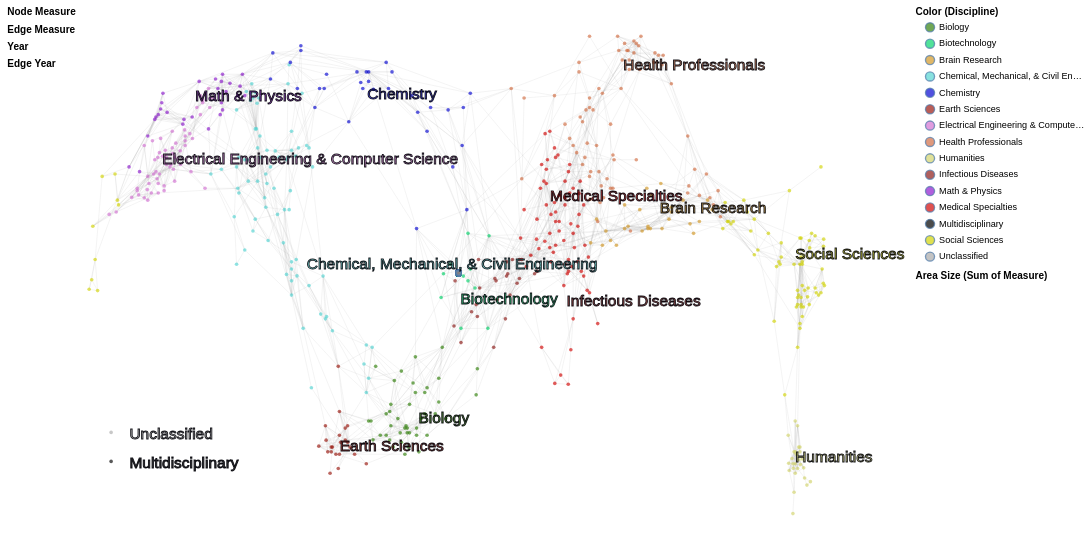

Vega-Lite specification for this chart:
### Vega-Lite specification from a JSON file in a GitHub repository (floating-point values rounded to 4 significant figures; data arrays with more than 128 entries replaced by an {"elided": "..."} marker saying what was removed)
{"$schema": "https://vega.github.io/schema/vega-lite/v4.json", "description": "The UCSD Map of Science visualization depicts a network of 554 subdiscipline nodes that are aggregated into 13 main disciplines of science. Each discipline has a distinct color and is labeled. Record sets (e.g., journal papers) are represented by circles centered at specific subdisciplines--matched based on journal names. The “Unclassified” and “Multidisciplinary” circles in the lower left represent all records that could not be matched and all records that were published in multidisciplinary journals such as Science, Nature, etc., respectively. Circle area is proportional to the number of papers, and the minimum and maximum values are given in the legend. Circle tooltips reveal the names of subdiscipline nodes.", "autosize": {"type": "fit", "resize": true, "contains": "padding"}, "padding": 8, "width": 1200, "height": 600, "config": {"view": {"strokeOpacity": 0}}, "resolve": {"scale": {"opacity": "independent", "size": "independent"}}, "layer": [{"mark": "text", "data": {"name": "nodes"}, "selection": {"measure": {"type": "single", "fields": ["measure"], "bind": "legend", "init": {"measure": "# Citations"}, "empty": "none"}}, "encoding": {"opacity": {"field": "measure", "type": "ordinal", "legend": {"title": "Node Measure", "orient": "left", "symbolSize": 0}}}}, {"mark": "text", "data": {"name": "edges"}, "selection": {"edgeMeasure": {"type": "single", "fields": ["edgeMeasure"], "bind": "legend", "init": {"edgeMeasure": "# Citations"}, "empty": "none"}}, "encoding": {"opacity": {"field": "edgeMeasure", "type": "ordinal", "legend": {"title": "Edge Measure", "orient": "left", "symbolSize": 0}}}}, {"mark": "text", "data": {"name": "nodes"}, "transform": [{"filter": {"selection": "measure"}}], "selection": {"year": {"type": "multi", "fields": ["year"], "bind": "legend", "empty": "all"}}, "encoding": {"opacity": {"field": "year", "type": "ordinal", "sort": "descending", "legend": {"title": "Year", "orient": "left", "symbolSize": 0}}}}, {"mark": "text", "data": {"name": "edges"}, "transform": [{"filter": {"selection": "edgeMeasure"}}], "selection": {"edgeYear": {"type": "multi", "fields": ["edgeYear"], "bind": "legend", "empty": "all"}}, "encoding": {"opacity": {"field": "edgeYear", "type": "ordinal", "sort": "descending", "legend": {"title": "Edge Year", "orient": "left", "symbolSize": 0}}}}, {"mark": "point", "data": {"name": "subdisciplines"}, "transform": [{"lookup": "disc_id", "from": {"data": {"name": "disciplines"}, "key": "disc_id", "fields": ["disc_name", "color"]}, "as": ["disc_name", "disc_color"]}], "selection": {"disc_name": {"type": "multi", "fields": ["disc_name"], "bind": "legend", "empty": "all"}}, "encoding": {"fill": {"field": "disc_name", "scale": {"range": {"field": "disc_color"}}, "legend": {"title": "Color (Discipline)", "symbolOffset": 10, "orient": "right"}}}}, {"mark": {"type": "rule", "color": "#9b9b9b", "strokeOpacity": 0.12, "strokeWidth": 1}, "data": {"name": "subdisciplineEdges"}, "transform": [{"lookup": "subd_id1", "from": {"data": {"name": "subdisciplines"}, "key": "subd_id", "fields": ["x", "y", "subd_name"]}}, {"lookup": "subd_id2", "from": {"data": {"name": "subdisciplines"}, "key": "subd_id", "fields": ["x", "y", "subd_name"]}, "as": ["x2", "y2", "subd2_name"]}], "encoding": {"x": {"field": "x", "type": "quantitative", "scale": {"domain": [100, 500]}, "axis": null}, "y": {"field": "y", "type": "quantitative", "scale": {"domain": [0, 275]}, "axis": null}, "x2": {"field": "x2", "type": "quantitative"}, "y2": {"field": "y2", "type": "quantitative"}}}, {"mark": {"type": "rule", "color": "#00ff00", "strokeOpacity": 0.4}, "data": {"name": "edges"}, "transform": [{"filter": {"selection": "edgeMeasure"}}, {"filter": {"selection": "edgeYear"}}, {"lookup": "subd_id1", "from": {"data": {"name": "subdisciplines"}, "key": "subd_id", "fields": ["x", "y", "subd_name"]}}, {"lookup": "subd_id2", "from": {"data": {"name": "subdisciplines"}, "key": "subd_id", "fields": ["x", "y", "subd_name"]}, "as": ["x2", "y2", "subd2_name"]}], "encoding": {"x": {"field": "x", "type": "quantitative", "scale": {"domain": [100, 500]}, "axis": null}, "y": {"field": "y", "type": "quantitative", "scale": {"domain": [0, 275]}, "axis": null}, "x2": {"field": "x2", "type": "quantitative"}, "y2": {"field": "y2", "type": "quantitative"}, "strokeWidth": {"aggregate": "sum", "field": "weight", "scale": {"type": "log", "rangeMin": 1, "rangeMax": 20}, "legend": null}, "tooltip": [{"field": "subd_name", "type": "nominal", "title": "Source Subdiscipline"}, {"field": "subd2_name", "type": "nominal", "title": "Target Subdiscipline"}, {"field": "edgeMeasure", "type": "nominal", "title": "Edge Measure"}, {"aggregate": "sum", "field": "weight", "format": ",", "title": "Sum of Edge Measure"}]}}, {"mark": {"type": "point", "shape": "circle", "size": 16, "strokeOpacity": 0, "strokeWidth": 0.5, "stroke": "#000007", "fillOpacity": 0.65}, "data": {"name": "subdisciplines"}, "transform": [{"lookup": "disc_id", "from": {"data": {"name": "disciplines"}, "key": "disc_id", "fields": ["disc_name", "color"]}, "as": ["disc_name", "disc_color"]}], "encoding": {"x": {"field": "x", "type": "quantitative", "scale": {"domain": [100, 500]}, "axis": null}, "y": {"field": "y", "type": "quantitative", "scale": {"domain": [0, 275]}, "axis": null}, "fill": {"field": "disc_name", "type": "nominal"}, "tooltip": [{"field": "disc_name", "type": "nominal", "title": "Discipline"}, {"field": "subd_name", "type": "nominal", "title": "Subdiscipline"}]}}, {"mark": "point", "data": {"name": "nodes"}, "transform": [{"filter": {"selection": "measure"}}, {"filter": {"selection": "year"}}, {"lookup": "subd_id", "from": {"data": {"name": "subdisciplines"}, "key": "subd_id", "fields": ["x", "y", "subd_id", "subd_name", "disc_id"]}}, {"lookup": "disc_id", "from": {"data": {"name": "disciplines"}, "key": "disc_id", "fields": ["disc_name", "color"]}, "as": ["disc_name", "disc_color"]}, {"filter": {"selection": "disc_name"}}], "encoding": {"x": {"field": "x", "type": "quantitative", "scale": {"domain": [100, 500]}, "axis": null}, "y": {"field": "y", "type": "quantitative", "scale": {"domain": [0, 275]}, "axis": null}, "shape": {"value": "circle"}, "strokeOpacity": {"value": 1}, "strokeWidth": {"value": 0.5}, "fillOpacity": {"value": 0.9}, "stroke": {"value": "#000007"}, "fill": {"field": "disc_name", "type": "nominal"}, "size": {"aggregate": "sum", "field": "measureCount", "scale": {"type": "log", "rangeMin": 20}, "legend": {"title": "Area Size (Sum of Measure)", "symbolOffset": 10, "orient": "right", "offset": 100}}, "tooltip": [{"field": "disc_name", "type": "nominal", "title": "Discipline"}, {"field": "subd_name", "type": "nominal", "title": "Subdiscipline"}, {"field": "measure", "type": "nominal", "title": "Measure"}, {"aggregate": "sum", "field": "measureCount", "format": ",", "title": "Sum of Measure"}]}}, {"mark": {"type": "text", "fontSize": 17, "fillOpacity": 0.75, "strokeOpacity": 0.9, "stroke": "#000007", "strokeWidth": 1, "align": "left", "baseline": "middle"}, "data": {"name": "disciplineLabels"}, "encoding": {"x": {"field": "x", "type": "quantitative", "scale": {"domain": [100, 500]}, "axis": null}, "y": {"field": "y", "type": "quantitative", "scale": {"domain": [0, 275]}, "axis": null}, "color": {"field": "color", "type": "nominal", "scale": null, "legend": null}, "text": {"field": "disc_name", "type": "nominal"}}}], "datasets": {"nodes": [], "edges": [], "disciplines": [{"disc_name": "Biology", "color": "#33820D", "alt_color": -2186398, "y": 62, "x": 278, "disc_id": 1}, {"disc_name": "Biotechnology", "color": "#07D46D", "alt_color": -11697, "y": 124, "x": 301, "disc_id": 2}, {"disc_name": "Medical Specialties", "color": "#D30706", "alt_color": -22784, "y": 177, "x": 350, "disc_id": 3}, {"disc_name": "Chemical, Mechanical, & Civil Engineering", "color": "#55D4D2", "alt_color": -39396, "y": 142, "x": 217, "disc_id": 4}, {"disc_name": "Chemistry", "color": "#0707D2", "alt_color": -2408414, "y": 230, "x": 250, "disc_id": 5}, {"disc_name": "Earth Sciences", "color": "#9B180F", "alt_color": -48328, "y": 48, "x": 235, "disc_id": 6}, {"disc_name": "Electrical Engineering & Computer Science", "color": "#D372D2", "alt_color": -44173, "y": 196, "x": 138, "disc_id": 7}, {"disc_name": "Brain Research", "color": "#D39827", "alt_color": -1146456, "y": 171, "x": 410, "disc_id": 8}, {"disc_name": "Humanities", "color": "#D3D46D", "alt_color": -1162327, "y": 42, "x": 484, "disc_id": 9}, {"disc_name": "Infectious Diseases", "color": "#8D1B18", "alt_color": -4970894, "y": 149, "x": 359, "disc_id": 10}, {"disc_name": "Math & Physics", "color": "#8E1BCE", "alt_color": -7260020, "y": 229, "x": 156, "disc_id": 11}, {"disc_name": "Health Professionals", "color": "#D36E44", "alt_color": -5483836, "y": 245, "x": 390, "disc_id": 12}, {"disc_name": "Social Sciences", "color": "#D3D406", "alt_color": -5014843, "y": 147, "x": 484, "disc_id": 13}, {"disc_name": "Multidisciplinary", "color": "#000000", "y": 40, "x": 110, "disc_id": 14}, {"disc_name": "Unclassified", "color": "#AAAAAA", "y": 55, "x": 110, "disc_id": 15}], "disciplineLabels": [{"disc_name": "Biology", "color": "#33820D", "lngshrt": -19.25, "lng": -19.8, "latshrt": -51.28, "y": 62, "lat": -54.29, "disc_id": 1, "x": 278}, {"disc_name": "Biotechnology", "color": "#07D46D", "lngshrt": 0.875, "lng": 0.9, "latshrt": -8.603, "y": 124, "lat": -9.109, "disc_id": 2, "x": 301}, {"disc_name": "Medical Specialties", "color": "#D30706", "lngshrt": 43.75, "lng": 45, "latshrt": 27.87, "y": 177, "lat": 29.51, "disc_id": 3, "x": 350}, {"disc_name": "Chemical, Mechanical, & Civil Engineering", "color": "#55D4D2", "lngshrt": -72.62, "lng": -74.7, "latshrt": 3.785, "y": 142, "lat": 4.008, "disc_id": 4, "x": 217}, {"disc_name": "Chemistry", "color": "#0707D2", "lngshrt": -43.75, "lng": -45, "latshrt": 64.35, "y": 230, "lat": 68.14, "disc_id": 5, "x": 250}, {"disc_name": "Earth Sciences", "color": "#9B180F", "lngshrt": -56.88, "lng": -58.5, "latshrt": -60.91, "y": 48, "lat": -64.49, "disc_id": 6, "x": 235}, {"disc_name": "Electrical Engineering & Computer Science", "color": "#D372D2", "lngshrt": -141.8, "lng": -145.8, "latshrt": 40.95, "y": 196, "lat": 43.36, "disc_id": 7, "x": 138}, {"disc_name": "Brain Research", "color": "#D39827", "lngshrt": 96.25, "lng": 99, "latshrt": 23.74, "y": 171, "lat": 25.14, "disc_id": 8, "x": 410}, {"disc_name": "Humanities", "color": "#D3D46D", "lngshrt": 161, "lng": 165.6, "latshrt": -65.04, "y": 42, "lat": -68.87, "disc_id": 9, "x": 484}, {"disc_name": "Infectious Diseases", "color": "#8D1B18", "lngshrt": 51.62, "lng": 53.1, "latshrt": 8.603, "y": 123, "lat": 9.109, "disc_id": 10, "x": 359}, {"disc_name": "Math & Physics", "color": "#8E1BCE", "lngshrt": -126, "lng": -129.6, "latshrt": 63.66, "y": 229, "lat": 67.41, "disc_id": 11, "x": 156}, {"disc_name": "Health Professionals", "color": "#D36E44", "lngshrt": 78.75, "lng": 81, "latshrt": 74.68, "y": 245, "lat": 79.07, "disc_id": 12, "x": 390}, {"disc_name": "Social Sciences", "color": "#D3D406", "lngshrt": 161, "lng": 165.6, "latshrt": 7.227, "y": 147, "lat": 7.652, "disc_id": 13, "x": 484}, {"disc_name": "Multidisciplinary", "color": "#000000", "y": 39, "x": 120, "disc_id": -2}, {"disc_name": "Unclassified", "color": "#AAAAAA", "y": 54, "x": 120, "disc_id": -1}], "subdisciplines": {"elided": "556 records"}, "subdisciplineEdges": {"elided": "2276 records"}}}
